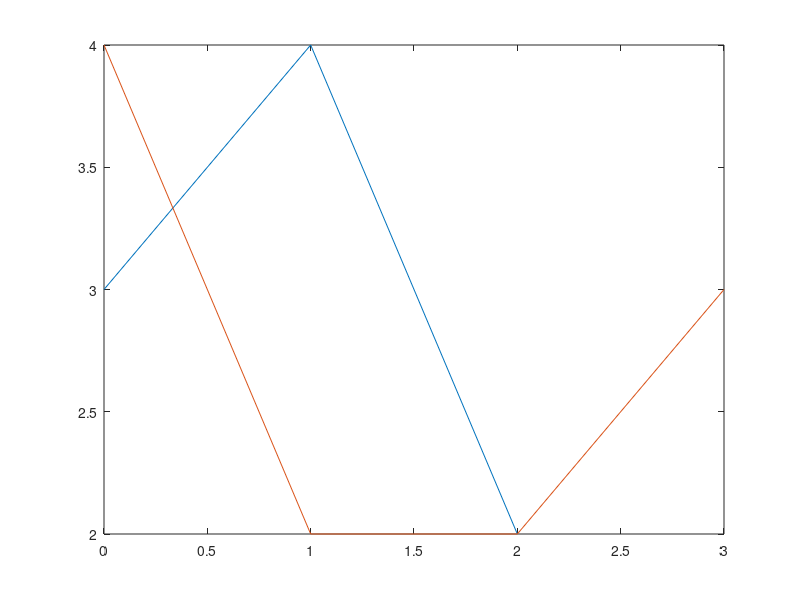

MATLAB code to generate this figure: (Note: this script raises an error after producing the figure.)
#
# Octave example
#

s1=[3,4,2]
x1 = 0:2

s2=[4,2,2,3]
x2= 0:3

D=zeros(3,4)
for i = 1:length (s1)
	for j = 1:length (s2)
		D(i,j) = abs(s1(i) - s2(j));
	endfor
endfor
D

plot(x1, s1, x2, s2)

dwt(s1, s2)

